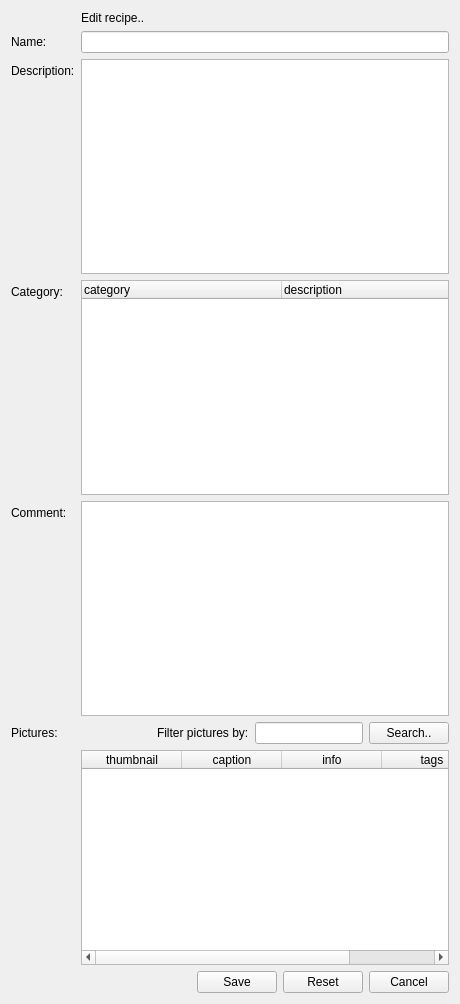
<?xml version="1.0" encoding="UTF-8"?>
<ui version="4.0">
 <class>recipe_edit_form</class>
 <widget class="QWidget" name="recipe_edit_form">
  <property name="geometry">
   <rect>
    <x>0</x>
    <y>0</y>
    <width>460</width>
    <height>1004</height>
   </rect>
  </property>
  <property name="windowTitle">
   <string>Edit recipe</string>
  </property>
  <property name="initAction" stdset="0">
   <string notr="true">read</string>
  </property>
  <property name="id" stdset="0">
   <string notr="true">{global.id}</string>
  </property>
  <property name="doctype" stdset="0">
   <string notr="true">RecipeRequest.simpleForm</string>
  </property>
  <property name="rootelement" stdset="0">
   <string notr="true">recipe</string>
  </property>
  <layout class="QFormLayout" name="formLayout">
   <property name="fieldGrowthPolicy">
    <enum>QFormLayout::AllNonFixedFieldsGrow</enum>
   </property>
   <item row="0" column="0">
    <widget class="QLabel" name="label_2">
     <property name="text">
      <string/>
     </property>
    </widget>
   </item>
   <item row="0" column="1">
    <widget class="QLabel" name="label_4">
     <property name="text">
      <string>Edit recipe..</string>
     </property>
    </widget>
   </item>
   <item row="1" column="0">
    <widget class="QLabel" name="label_name">
     <property name="text">
      <string>Name:</string>
     </property>
     <property name="buddy">
      <cstring>name</cstring>
     </property>
    </widget>
   </item>
   <item row="1" column="1">
    <widget class="QLineEdit" name="name"/>
   </item>
   <item row="2" column="0">
    <widget class="QLabel" name="label_description_2">
     <property name="text">
      <string>Description:</string>
     </property>
     <property name="buddy">
      <cstring>description</cstring>
     </property>
    </widget>
   </item>
   <item row="2" column="1">
    <widget class="QPlainTextEdit" name="description"/>
   </item>
   <item row="3" column="0">
    <widget class="QLabel" name="label_category">
     <property name="text">
      <string>Category:</string>
     </property>
     <property name="buddy">
      <cstring>category</cstring>
     </property>
    </widget>
   </item>
   <item row="3" column="1">
    <widget class="QTreeWidget" name="category">
     <property name="selectionMode">
      <enum>QAbstractItemView::SingleSelection</enum>
     </property>
     <property name="headerHidden">
      <bool>false</bool>
     </property>
     <property name="expandsOnDoubleClick">
      <bool>false</bool>
     </property>
     <property name="doctype" stdset="0">
      <string>CategoryHierarchyRequest.simpleform</string>
     </property>
     <property name="rootelement" stdset="0">
      <string>category</string>
     </property>
     <property name="action" stdset="0">
      <string notr="true">read</string>
     </property>
     <attribute name="headerDefaultSectionSize">
      <number>200</number>
     </attribute>
     <column>
      <property name="text">
       <string>category</string>
      </property>
     </column>
     <column>
      <property name="text">
       <string>description</string>
      </property>
     </column>
    </widget>
   </item>
   <item row="5" column="0">
    <widget class="QLabel" name="label_description">
     <property name="text">
      <string>Comment:</string>
     </property>
     <property name="buddy">
      <cstring>comment</cstring>
     </property>
    </widget>
   </item>
   <item row="5" column="1">
    <widget class="QPlainTextEdit" name="comment"/>
   </item>
   <item row="8" column="0">
    <widget class="QLabel" name="label">
     <property name="text">
      <string>Pictures:</string>
     </property>
     <property name="buddy">
      <cstring>picture</cstring>
     </property>
    </widget>
   </item>
   <item row="8" column="1">
    <layout class="QHBoxLayout" name="horizontalLayout_2">
     <item>
      <spacer name="horizontalSpacer_3">
       <property name="orientation">
        <enum>Qt::Horizontal</enum>
       </property>
       <property name="sizeHint" stdset="0">
        <size>
         <width>40</width>
         <height>20</height>
        </size>
       </property>
      </spacer>
     </item>
     <item>
      <widget class="QLabel" name="label_3">
       <property name="text">
        <string>Filter pictures by:</string>
       </property>
      </widget>
     </item>
     <item>
      <widget class="QLineEdit" name="search"/>
     </item>
     <item>
      <widget class="QPushButton" name="searchButton">
       <property name="text">
        <string>Search..</string>
       </property>
       <property name="global.searchState" stdset="0">
        <string notr="true">{search.state}</string>
       </property>
       <property name="action" stdset="0">
        <string notr="true">picture.reload</string>
       </property>
      </widget>
     </item>
    </layout>
   </item>
   <item row="9" column="1">
    <widget class="QTableWidget" name="picture">
     <property name="horizontalScrollBarPolicy">
      <enum>Qt::ScrollBarAsNeeded</enum>
     </property>
     <property name="alternatingRowColors">
      <bool>true</bool>
     </property>
     <property name="selectionMode">
      <enum>QAbstractItemView::MultiSelection</enum>
     </property>
     <property name="selectionBehavior">
      <enum>QAbstractItemView::SelectRows</enum>
     </property>
     <property name="showGrid">
      <bool>true</bool>
     </property>
     <property name="gridStyle">
      <enum>Qt::DotLine</enum>
     </property>
     <property name="sortingEnabled">
      <bool>true</bool>
     </property>
     <property name="doctype" stdset="0">
      <string notr="true">PictureListRequest.simpleform</string>
     </property>
     <property name="rootelement" stdset="0">
      <string notr="true">picture</string>
     </property>
     <property name="search" stdset="0">
      <string notr="true">{search.text}</string>
     </property>
     <property name="action" stdset="0">
      <string notr="true">read</string>
     </property>
     <attribute name="horizontalHeaderShowSortIndicator" stdset="0">
      <bool>true</bool>
     </attribute>
     <attribute name="verticalHeaderStretchLastSection">
      <bool>false</bool>
     </attribute>
     <column>
      <property name="text">
       <string>thumbnail</string>
      </property>
     </column>
     <column>
      <property name="text">
       <string>caption</string>
      </property>
     </column>
     <column>
      <property name="text">
       <string>info</string>
      </property>
     </column>
     <column>
      <property name="text">
       <string>tags</string>
      </property>
     </column>
    </widget>
   </item>
   <item row="10" column="1">
    <layout class="QHBoxLayout" name="horizontalLayout">
     <item>
      <spacer name="horizontalSpacer">
       <property name="orientation">
        <enum>Qt::Horizontal</enum>
       </property>
       <property name="sizeHint" stdset="0">
        <size>
         <width>40</width>
         <height>20</height>
        </size>
       </property>
      </spacer>
     </item>
     <item>
      <widget class="QPushButton" name="save">
       <property name="text">
        <string>Save</string>
       </property>
       <property name="rootelement" stdset="0">
        <string notr="true">recipe</string>
       </property>
       <property name="doctype" stdset="0">
        <string notr="true">Recipe.simpleform</string>
       </property>
       <property name="action" stdset="0">
        <string notr="true">update</string>
       </property>
       <property name="form" stdset="0">
        <string notr="true">recipes</string>
       </property>
       <property name="id" stdset="0">
        <string notr="true">{global.id}</string>
       </property>
      </widget>
     </item>
     <item>
      <widget class="QPushButton" name="reset">
       <property name="text">
        <string>Reset</string>
       </property>
       <property name="doctype" stdset="0">
        <string notr="true">RecipeRequest.simpleform</string>
       </property>
       <property name="rootelement" stdset="0">
        <string notr="true">recipe</string>
       </property>
       <property name="action" stdset="0">
        <string notr="true">read</string>
       </property>
       <property name="id" stdset="0">
        <string notr="true">{global.id}</string>
       </property>
      </widget>
     </item>
     <item>
      <widget class="QPushButton" name="cancel">
       <property name="text">
        <string>Cancel</string>
       </property>
       <property name="form" stdset="0">
        <string notr="true">recipes</string>
       </property>
      </widget>
     </item>
    </layout>
   </item>
  </layout>
 </widget>
 <tabstops>
  <tabstop>name</tabstop>
  <tabstop>description</tabstop>
  <tabstop>category</tabstop>
  <tabstop>comment</tabstop>
  <tabstop>search</tabstop>
  <tabstop>searchButton</tabstop>
  <tabstop>picture</tabstop>
  <tabstop>save</tabstop>
  <tabstop>reset</tabstop>
  <tabstop>cancel</tabstop>
 </tabstops>
 <resources>
  <include location="../qtclient.qrc"/>
 </resources>
 <connections>
  <connection>
   <sender>search</sender>
   <signal>returnPressed()</signal>
   <receiver>searchButton</receiver>
   <slot>click()</slot>
   <hints>
    <hint type="sourcelabel">
     <x>368</x>
     <y>689</y>
    </hint>
    <hint type="destinationlabel">
     <x>449</x>
     <y>691</y>
    </hint>
   </hints>
  </connection>
 </connections>
</ui>
